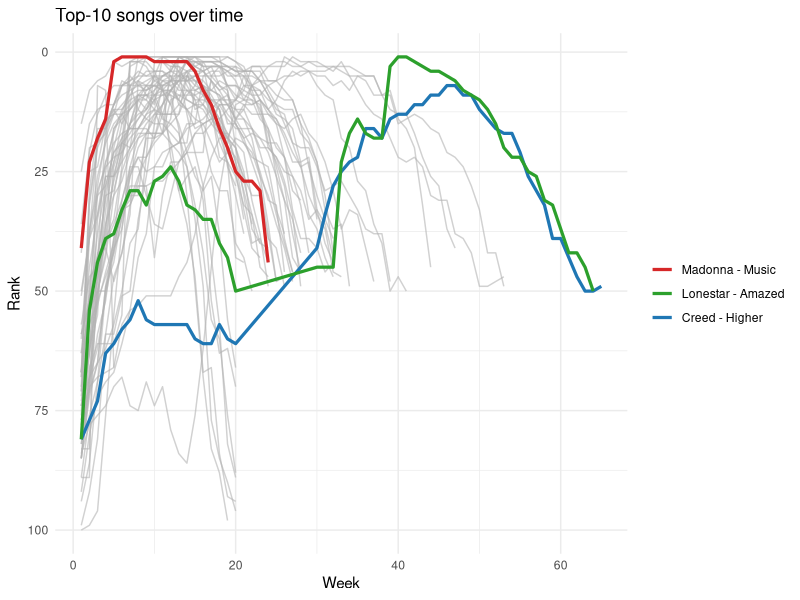

R code for this plot:
## ---- chunk 1
library(tidyverse)
#| message: false
## ---- chunk 2
billboard_long <- billboard |>
  pivot_longer(
    cols = starts_with("wk"),
    names_to = "week",
    values_to = "rank"
  ) |>
  mutate(
    week = parse_number(week),
    rank = as.numeric(rank),
    song_id = paste(artist, track, sep = " - ")
  ) |>
  filter(!is.na(rank))

song_summary <- billboard_long |>
  group_by(artist, track, song_id) |>
  summarise(
    first_rank = first(rank),
    best_rank = min(rank),
    first_week_at_best_rank = min(week[rank == min(rank)]),
    total_weeks_on_chart = n(),
    .groups = "drop"
  ) |>
  arrange(best_rank, first_rank)

notable_songs <- bind_rows(
  song_summary |>
    filter(best_rank == 1) |>
    arrange(first_week_at_best_rank) |>
    slice_head(n = 1) |>
    mutate(notable = "fastest to reach number one"),
  song_summary |>
    filter(best_rank == 1) |>
    arrange(desc(first_week_at_best_rank)) |>
    slice_head(n = 1) |>
    mutate(notable = "slowest to reach number one"),
  song_summary |>
    filter(best_rank <= 10) |>
    arrange(desc(total_weeks_on_chart)) |>
    slice_head(n = 1) |>
    mutate(notable = "top-10 song with longest chart run")
) |>
  mutate(song_id = paste(artist, track, sep = " - "))

highlighted <- notable_songs |>
  pull(song_id)

all_top_ten <- song_summary |>
  filter(best_rank <= 10) |>
  pull(song_id)

top10_long <- billboard_long |>
  filter(song_id %in% all_top_ten)

color_map <- c(
  "Madonna - Music" = "#d62728",
  "Lonestar - Amazed" = "#2ca02c",
  "Creed - Higher" = "#1f77b4"
)

ggplot(top10_long, aes(x = week, y = rank, group = song_id)) +
  geom_line(data = top10_long |> filter(!(song_id %in% highlighted)),
            color = "gray70", alpha = 0.6) +
  geom_line(data = top10_long |> filter(song_id %in% highlighted),
            aes(color = song_id), linewidth = 1.1) +
  scale_y_reverse() +
  scale_color_manual(
    values = color_map,
    breaks = names(color_map),
    labels = names(color_map)
  ) +
  labs(
    title = "Top-10 songs over time",
    x = "Week",
    y = "Rank",
    color = "Notable songs"
  ) +
  theme_minimal() +
  theme(legend.title = element_blank())
